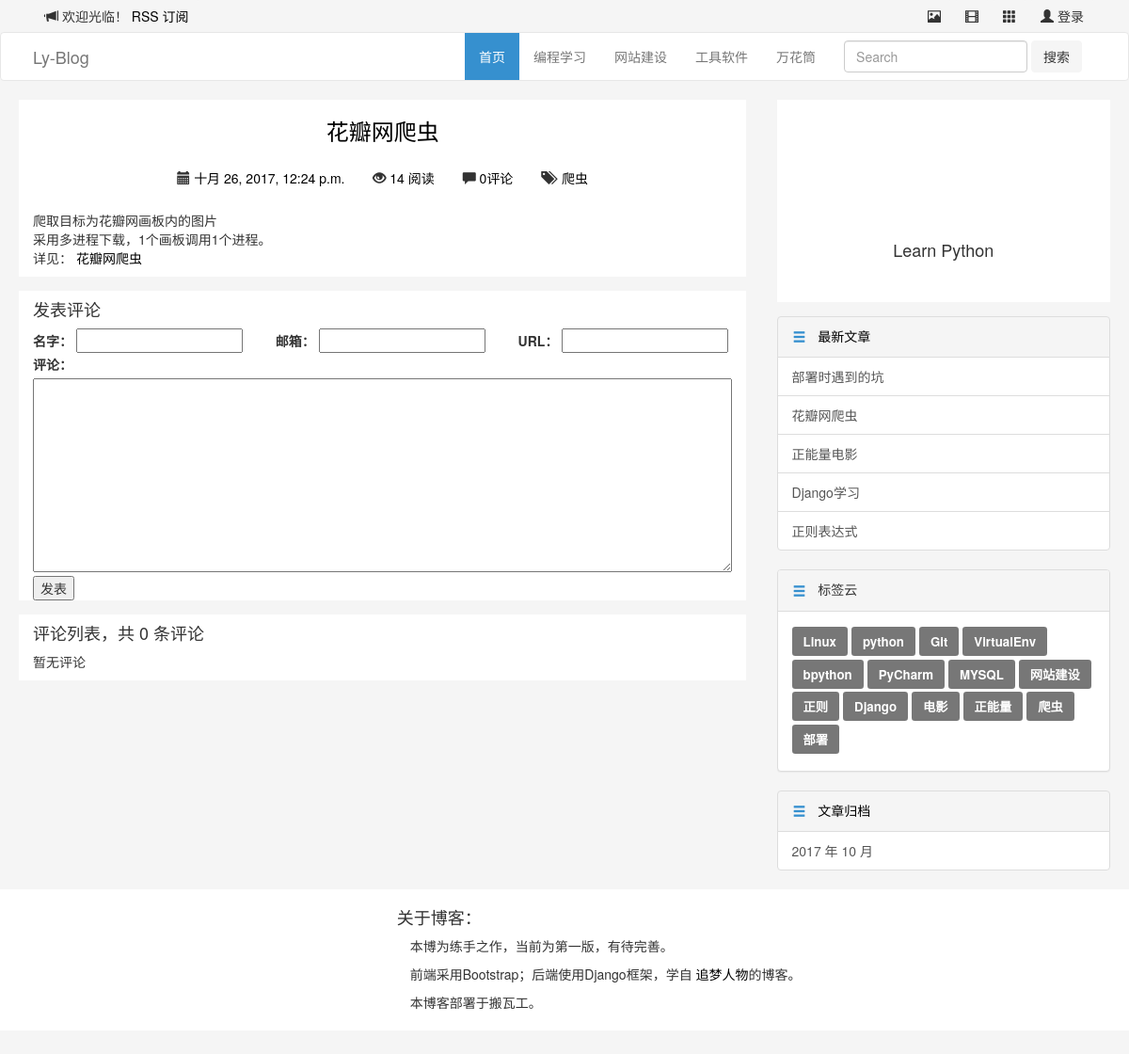
The page /article/25/ on the database its author committed.
### blog/models.py (models this page shows, shortened)
@python_2_unicode_compatible
class Category(models.Model):
    name = models.CharField(max_length=100)

@python_2_unicode_compatible
class Article(models.Model):
    title = models.CharField(max_length=70)
    body = models.TextField()
    created_time = models.DateTimeField()
    modified_time = models.DateTimeField()
    excerpt = models.CharField(max_length=200, blank=True)
    def save(self, *args, **kwargs):
        if not self.excerpt:
            md = markdown.Markdown(extensions=[
                'markdown.extensions.extra',
                'markdown.extensions.codehilite',
            ])
            self.excerpt = strip_tags(md.convert(self.body))[:54]
        super(Article, self).save(*args, **kwargs)
    category = models.ForeignKey(Category)
    tags = models.ManyToManyField(Tag, blank=True)
    author = models.ForeignKey(User)
    views = models.PositiveIntegerField(default=0)
    def increase_views(self):
        self.views += 1
        self.save(update_fields=['views'])
    def get_absolute_url(self):
        return reverse('blog:detail', kwargs={'pk': self.pk})
    class Meta:
        ordering = ['-created_time']

@python_2_unicode_compatible
class Tag(models.Model):
    name = models.CharField(max_length=100)

### blog/views.py (the view)
# urls.py: url(r'^article/(?P<pk>[0-9]+)/$', views.ArticleDetailView.as_view(), name='detail'),
class ArticleDetailView(DetailView):
    model = Article
    template_name = 'blog/detail.html'
    context_object_name = 'article'
    def get(self, request, *args, **kwargs):
        response = super(ArticleDetailView, self).get(request, *args, **kwargs)
        self.object.increase_views()
        return response
    def get_object(self, queryset=None):
        article = super(ArticleDetailView, self).get_object(queryset=None)
        article.body = markdown.markdown(article.body,
                                      extensions=[
                                          'markdown.extensions.extra',
                                          'markdown.extensions.codehilite',
                                          'markdown.extensions.toc',
                                      ])
        return article
    def get_context_data(self, **kwargs):
        context = super(ArticleDetailView, self).get_context_data(**kwargs)
        form = CommentForm()
        comment_list = self.object.comment_set.all()
        context.update({
            'form': form,
            'comment_list': comment_list
        })
        return context

### comments/forms.py
class CommentForm(forms.ModelForm):
    class Meta:
        model = Comment
        fields = ['name', 'email', 'url', 'text']

### blog/templatetags/blog_tags.py (called while the page is built)
@register.simple_tag
def get_recent_articles(num=5):
    return Article.objects.all().order_by('-created_time')[:num]

@register.simple_tag
def archives():
    return Article.objects.dates('created_time', 'month', order='DESC')

@register.simple_tag
def get_categories():
    return Category.objects.annotate(num_articles=Count('article')).filter(num_articles__gt=0)

@register.simple_tag
def get_tags():
    return Tag.objects.annotate(num_articles=Count('article')).filter(num_articles__gt=0)

### templates/blog/detail.html (shortened to what this page needs)
{% extends 'base.html' %}
{% block main %}
  <div class="row">
    <div class="col-xs-12 blog-default blog-height-3">
      <div class="row">
        <div class="col-sm-12">
          <h3 class="blog-center"><a href="">{{ article.title }}</a></h3>
        </div>
        <div class="col-sm-12 blog-btn-1 blog-center">
          <button type="button" class="btn btn-default blog-btn-2">
            <span class="glyphicon glyphicon-calendar" aria-hidden="true"></span>
            <a href="{% url 'blog:archives' article.created_time.year article.created_time.month %}">{{ article.created_time }}</a>
          </button>
          <button type="button" class="btn btn-default blog-btn-2">
            <span class="glyphicon glyphicon-eye-open" aria-hidden="true"></span>
            <a href="#">{{ article.views }} 阅读</a>
          </button>
          <button type="button" class="btn btn-default blog-btn-2">
            <span class="glyphicon glyphicon-comment" aria-hidden="true"></span>
            <a href="{{ article.get_absolute_url }}">{{ article.comment_set.count }}评论</a>
          </button>
          <button type="button" class="btn btn-default blog-btn-2">
            <span class="glyphicon glyphicon-tags" aria-hidden="true"></span>
            {% for tag in article.tags.all %}
              <a href="{% url 'blog:tag' tag.pk %}">&nbsp{{ tag.name }}</a>
            {% endfor %}
          </button>
        </div>
        <div class="col-sm-12">
          <p>{{ article.body|safe }}</p>
        </div>
      </div>
    </div>
    <div class="col-xs-12 blog-default blog-height-3">
      <div class="row">
        <div class="col-sm-12">
          <h4>发表评论</h4>
          <form action="{% url 'comments:article_comment' article.pk %}" method="post" class="comment-form">
            <div class="row">
              <div class="col-md-4">
                <label for="{{ form.name.id_for_label }}">名字：</label>
                {{ form.name }}
              </div>
              <div class="col-md-4">
                <label for="{{ form.email.id_for_label }}">邮箱：</label>
                {{ form.email }}
              </div>
              <div class="col-md-4">
                <label for="{{ form.url.id_for_label }}">URL：</label>
                {{ form.url }}
              </div>
              <div class="col-md-12">
                <label for="{{ form.text.id_for_label }}">评论：</label>
                <br>
                {{ form.text }}
                <br>
                <button type="submit" class="comment-btn">发表</button>
              </div>
            </div>
          </form>
        </div>
      </div>
    </div>
    <div class="col-xs-12 blog-default blog-height-3">
      <div class="row">
        <div class="col-sm-12">
          <h4>评论列表，共 <span>{{ article.comment_set.count }}</span> 条评论</h4>
          <ul class="comment-list list-unstyled">
            {% for comment in comment_list %}
            <li class="comment-item">
              <span class="nickname">{{ comment.name }}</span>
              <time class="submit-date">{{ comment.created_time }}</time>
              <div class="text">
                {{ comment.text }}
              </div>
            </li>
            {% empty %}
            暂无评论
            {% endfor %}
          </ul>
        </div>
      </div>
    </div>
  </div>
{% endblock main %}

### templates/base.html (shortened to what this page needs)
{% load staticfiles %}
{% load blog_tags %}
<!DOCTYPE html>
<html lang="zh-CN">
  <head>
    <link href="https://cdn.bootcss.com/bootstrap/3.3.7/css/bootstrap.min.css" rel="stylesheet">
    <link rel="stylesheet" href="{% static 'blog/css/blog_base.css' %}">
    <link rel="stylesheet" href="{% static 'blog/css/highlights/vs.css' %}">
  </head>
  <body>
    <div class="container">
      <button type="button" class="btn btn-default pull-left">
        <span class="glyphicon glyphicon-bullhorn" aria-hidden="true"></span> 欢迎光临！
        <a href="{% url 'rss' %}">RSS 订阅</a>
      </button>
      <a href="#">
        <button type="button" class="btn btn-default pull-right">
          <span class="glyphicon glyphicon-user" aria-hidden="true"></span> 登录
        </button>
      </a>
      <a href="#">
        <button type="button" class="btn btn-default pull-right">
          <span class="glyphicon glyphicon-th" aria-hidden="true"></span>
        </button>
      </a>
      <a href="#">
        <button type="button" class="btn btn-default pull-right">
          <span class="glyphicon glyphicon-film" aria-hidden="true"></span>
        </button>
      </a>
      <a href="#">
        <button type="button" class="btn btn-default pull-right">
          <span class="glyphicon glyphicon-picture" aria-hidden="true"></span>
        </button>
      </a>
    </div>
    <nav class="navbar navbar-default">
      <div class="container">
        <div class="navbar-header">
          <a class="navbar-brand" href="{% url 'blog:index' %}">Ly-Blog</a>
        </div>
        <div class="collapse navbar-collapse" id="bs-example-navbar-collapse-1">
          <form class="navbar-form navbar-right" method="get" id="searchform" action="{% url 'haystack_search' %}">
            <div class="form-group">
              <input type="text" class="form-control" name="q" placeholder="Search">
            </div>
            <button type="submit" class="btn btn-default">搜索</button>
          </form>
          <ul class="nav navbar-nav navbar-right">
            <li class="active"><a href="{% url 'blog:index' %}">首页<span class="sr-only">(current)</span></a></li>
            {% get_categories as category_list %}
            {% for category in category_list %}
              <li>
                <a href="{% url 'blog:category' category.pk %}">
                  {{ category.name }}
                </a>
              </li>
            {% empty %}
              <li><a href="#">暂无分类</a></li>
            {% endfor %}
          </ul>
        </div>
      </div>
    </nav>
<div class="container">
  <div class="row">
    <div class="col-xs-12 col-sm-8">
      {% block main %}
      {% endblock main %}
    </div>
    <div class="col-xs-12 col-sm-4">
      <div class="row">
        <div class="col-sm-11 col-sm-offset-1 blog-height-2 blog-default">
          <div class="row">
            <div class="col-sm-12 blog-height-6" style="background:url(http://owgisv3lp.bkt.clouddn.com/blog/blog_00001.jpg) no-repeat center center;">
            </div>
            <div class="col-sm-12">
              <div class="row">
                <div class="text-center">
                </div>
              </div>
            </div>
            <div class="col-sm-12">
              <div class="row">
                <h4 class="text-center">Learn Python</h4>
              </div>
            </div>
          </div>
        </div>
        <div class="col-sm-11 col-sm-offset-1 blog-height-3">
          <div class="row">
            <div class="list-group">
              <a href="#" class="list-group-item active">
                <button type="button" class="btn btn-default">
                  <span class="glyphicon glyphicon-menu-hamburger" aria-hidden="true"></span>
                </button>
                &nbsp&nbsp最新文章
              </a>
              {% get_recent_articles as recent_article_list %}
              {% for article in recent_article_list %}
                <a href="{{ article.get_absolute_url }}" class="list-group-item">{{ article.title }}</a>
              {% empty %}
                暂无文章！
              {% endfor %}
            </div>
          </div>
        </div>
        <div class="col-sm-11 col-sm-offset-1 blog-height-3">
          <div class="row">
            <div class="panel panel-default">
              <div class="panel-heading">
                <button type="button" class="btn btn-default">
                  <span class="glyphicon glyphicon-menu-hamburger" aria-hidden="true"></span>
                </button>
                &nbsp&nbsp标签云
              </div>
              <div class="panel-body">
                {% get_tags as tag_list %}
                {% for tag in tag_list %}
                  <a href="{% url 'blog:tag' tag.pk %}"><span class="label label-default">{{ tag.name }}</span></a>
                {% empty %}
                暂无标签！
                {% endfor %}
              </div>
            </div>
          </div>
        </div>
        <div class="col-sm-11 col-sm-offset-1 blog-height-3">
          <div class="row">
            <div class="list-group">
              <a href="#" class="list-group-item active">
                <button type="button" class="btn btn-default">
                  <span class="glyphicon glyphicon-menu-hamburger" aria-hidden="true"></span>
                </button>
                &nbsp&nbsp文章归档
              </a>
              {% archives as date_list %}
              {% for date in date_list %}
                <a href="{% url 'blog:archives' date.year date.month %}" class="list-group-item">{{ date.year }} 年 {{ date.month }} 月</a>
              {% empty %}
              暂无归档！
              {% endfor %}
            </div>
          </div>
        </div>
      </div>
    </div>
  </div>
</div>
<div class="container-fluid">
  <div class="row">
    <div class="col-xs-12 blog-height-4 blog-default-2">
      <div class="container blog-padding-2">
        <div class="row">
          <div class="col-xs-12 col-sm-4"></div>
          <div class="col-xs-12 col-sm-8 ">
            <h4>关于博客：</h4>
            <p class="blog-p">本博为练手之作，当前为第一版，有待完善。</p>
            <p class="blog-p">前端采用Bootstrap；后端使用Django框架，学自
              <a href="http://zmrenwu.com/post/2/">追梦人物</a>的博客。
            </p>
            <p class="blog-p">本博客部署于搬瓦工。</p>
          </div>
        </div>
      </div>
    </div>
  </div>
</div>
  </body>
</html>

### blog/static/blog/css/blog_base.css (style rules this page uses)
body { background: #f5f5f5;  }
a { color: black; }
.navbar-default { background-color: white; }
.navbar-default .navbar-nav>.active>a { color: white; background-color: #3690cf; }
.list-group-item > .btn { padding: 0px 0px; color: #3690cf; background-color: transparent; border-color: transparent; margin-top: -2px; }
.list-group-item.active, .list-group-item.active:hover { background-color: #f5f5f5; border-color: #ddd; color: black; }
.panel-heading > .btn { padding: 0px 0px; color: #3690cf; background-color: transparent; border-color: transparent; margin-top: -2px; }
.blog-default { background: #fff; margin-bottom: 15px; }
.blog-default-2 { background: #fff; margin-bottom: 25px; }
.blog-height-2 { height: 215px; }
.blog-height-3 { height: auto; }
.blog-height-4 { height: 150px; }
.blog-height-6 { height: 120px; }
.blog-p { text-indent:1em; }
.blog-padding-2 { padding-top: 10px; }
.blog-center { text-align: center; }
.blog-btn-1 { margin-top: 10px; padding-bottom: 8px;  }
.blog-btn-1 > .blog-btn-2 { background-color: transparent; border-color: transparent; }
.btn-default { background-color: #f5f5f5; border-color: #f5f5f5; }
.container { padding-right: 20px; padding-left: 20px; }
.label { line-height: 262%; padding: 6px 12px; font-size: 95%; }

### rows shown on the page
Category: name "编程学习"
Category: name "网站建设"
Category: name "工具软件"
Category: name "万花筒"
Article: title "花瓣网爬虫", created_time "十月 26, 2017, 12:24 p.m.", views "14", comment_set.count "0", body "爬取目标为花瓣网画板内的图片 采用多进程下载，1个画板调用1个进程。 详见： 花瓣网爬虫"
Tag: name "爬虫"
Article: title "部署时遇到的坑"
Article: title "正能量电影"
Article: title "Django学习"
Article: title "正则表达式"
Tag: name "Linux"
Tag: name "python"
Tag: name "Git"
Tag: name "VirtualEnv"
Tag: name "bpython"
Tag: name "PyCharm"
Tag: name "MYSQL"
Tag: name "网站建设"
Tag: name "正则"
Tag: name "Django"
Tag: name "电影"
Tag: name "正能量"
Tag: name "部署"

### other values the page prints
{{ date.year }} "2017"
{{ date.month }} "10"
